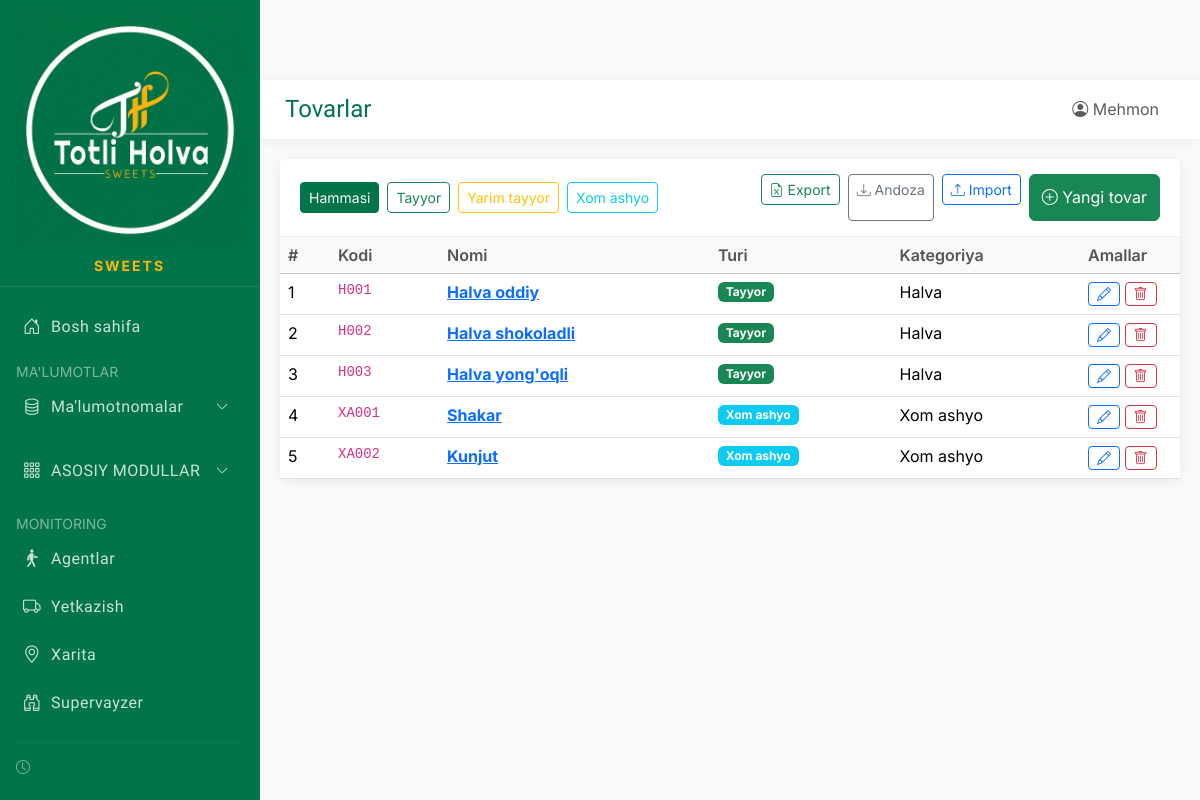
Page /products on the committed database.
### app/models/database.py (models this page shows)
class Product(Base):
    __tablename__ = "products"
    id = Column(Integer, primary_key=True, index=True)
    code = Column(String(50), unique=True, index=True, nullable=True, default=None)
    name = Column(String(200), index=True)
    type = Column(String(20))  # product, material (mahsulot yoki xom ashyo)
    category_id = Column(Integer, ForeignKey("categories.id"))
    unit_id = Column(Integer, ForeignKey("units.id"))
    direction_id = Column(Integer, ForeignKey("directions.id"), nullable=True)  # Yo'nalish
    purchase_price = Column(Float, default=0)  # Sotib olish narxi
    sale_price = Column(Float, default=0)  # Sotish narxi
    min_stock = Column(Float, default=0)  # Minimal qoldiq
    barcode = Column(String(50))
    image = Column(String(255))  # Rasm fayli nomi
    description = Column(Text)
    is_active = Column(Boolean, default=True)
    created_at = Column(DateTime, default=datetime.now)
    category = relationship("Category", back_populates="products")
    unit = relationship("Unit", back_populates="products")
    stock_items = relationship("Stock", back_populates="product")
    recipe_items = relationship("RecipeItem", back_populates="product")

class Category(Base):
    __tablename__ = "categories"
    id = Column(Integer, primary_key=True, index=True)
    code = Column(String(50), unique=True, index=True)
    name = Column(String(100), index=True)
    type = Column(String(20))  # product, material
    description = Column(Text)
    products = relationship("Product", back_populates="category")

### main.py (the view)
@app.get("/products", response_class=HTMLResponse)
async def products_list(request: Request, type: str = "all", db: Session = Depends(get_db), current_user: User = Depends(require_auth)):
    query = db.query(Product)
    if type == "tayyor":
        query = query.filter(Product.type == "tayyor")
    elif type == "yarim_tayyor":
        query = query.filter(Product.type == "yarim_tayyor")
    elif type == "hom_ashyo":
        query = query.filter(Product.type == "hom_ashyo")
    products = query.all()
    categories = db.query(Category).all()
    units = db.query(Unit).all()
    return templates.TemplateResponse("products/list.html", {
        "request": request,
        "products": products,
        "categories": categories,
        "units": units,
        "current_type": type,
        "current_user": current_user,
        "page_title": "Tovarlar"
    })

### app/templates/products/list.html (shortened to what this page needs)
﻿{% extends "base.html" %}
{% block content %}
<div class="row mb-4">
    <div class="col-12">
        <div class="card">
            <div class="card-header d-flex justify-content-between align-items-center">
                <div class="d-flex gap-2 align-items-center">
                    <a href="/products"
                        class="btn btn-sm {% if current_type == 'all' %}btn-primary{% else %}btn-outline-primary{% endif %}">Hammasi</a>
                    <a href="/products?type=tayyor"
                        class="btn btn-sm {% if current_type == 'tayyor' %}btn-success{% else %}btn-outline-success{% endif %}">Tayyor</a>
                    <a href="/products?type=yarim_tayyor"
                        class="btn btn-sm {% if current_type == 'yarim_tayyor' %}btn-warning{% else %}btn-outline-warning{% endif %}">Yarim
                        tayyor</a>
                    <a href="/products?type=hom_ashyo"
                        class="btn btn-sm {% if current_type == 'hom_ashyo' %}btn-info{% else %}btn-outline-info{% endif %}">Xom
                        ashyo</a>
                </div>
                <div class="d-flex gap-2">
                    <form action="/products/export" method="get" style="display:inline;">
                        <button type="submit" class="btn btn-outline-success btn-sm"><i
                                class="bi bi-file-earmark-excel"></i> Export</button>
                    </form>
                    <a href="/products/template" class="btn btn-outline-secondary btn-sm"
                        title="Import uchun andoza yuklab olish">
                        <i class="bi bi-download"></i> Andoza
                    </a>
                    <form action="/products/import" method="post" enctype="multipart/form-data" style="display:inline;">
                        <label class="btn btn-outline-primary btn-sm mb-0">
                            <i class="bi bi-upload"></i> Import
                        </label>
                    </form>
                    <button class="btn btn-success" data-bs-toggle="modal" data-bs-target="#addProductModal">
                        <i class="bi bi-plus-circle"></i> Yangi tovar
                    </button>
                </div>
            </div>
            <div class="card-body p-0">
                <table class="table table-hover">
                    <thead class="table-light">
                        <tr>
                            <th width="50">#</th>
                            <th>Kodi</th>
                            <th>Nomi</th>
                            <th>Turi</th>
                            <th>Kategoriya</th>
                            <th width="100">Amallar</th>
                        </tr>
                    </thead>
                    <tbody>
                        {% if products %}
                        {% for product in products %}
                        <tr>
                            <td>{{ loop.index }}</td>
                            <td><code>{{ product.code }}</code></td>
                            <td>
                                <a href="/products/{{ product.id }}"><strong>{{ product.name }}</strong></a>
                            </td>
                            <td>
                                {% if product.type == 'tayyor' %}
                                <span class="badge bg-success">Tayyor</span>
                                {% elif product.type == 'yarim_tayyor' %}
                                <span class="badge bg-warning text-dark">Yarim tayyor</span>
                                {% else %}
                                <span class="badge bg-info">Xom ashyo</span>
                                {% endif %}
                            </td>
                            <td>{{ product.category.name if product.category else '-' }}</td>
                            <td>
                                <button class="btn btn-sm btn-outline-primary" title="Tahrirlash">
                                    <i class="bi bi-pencil"></i>
                                </button>
                                <button class="btn btn-sm btn-outline-danger" title="O'chirish">
                                    <i class="bi bi-trash"></i>
                                </button>
                            </td>
                        </tr>
                        {% endfor %}
                        {% endif %}
                    </tbody>
                </table>
            </div>
        </div>
    </div>
</div>
{% endblock %}

### app/templates/base.html (style rules this page uses)
:root { --primary-color: #017449; --secondary-color: #017449; --accent-color: #FFB50D; --bg-color: #f8f9fa; }
body { font-family: 'Inter', sans-serif; background-color: #f8f9fa; }
.card { border: none; border-radius: 12px; box-shadow: 0 2px 12px rgba(0, 0, 0, 0.08); }
.card-header { background: white; border-bottom: 1px solid #eee; font-weight: 600; padding: 15px 20px; }
.btn-primary { background: var(--primary-color); border-color: var(--primary-color); }
.table { margin: 0; }
.table th { font-weight: 600; color: #555; border-top: none; }

### rows in the picture
Product: code "H001", name "Halva oddiy", type "Tayyor", category "Halva"
Product: code "H002", name "Halva shokoladli", type "Tayyor", category "Halva"
Product: code "H003", name "Halva yong'oqli", type "Tayyor", category "Halva"
Product: code "XA001", name "Shakar", type "Xom ashyo", category "Xom ashyo"
Product: code "XA002", name "Kunjut", type "Xom ashyo", category "Xom ashyo"

### other values in the picture
{{ page_title }} "Tovarlar"
